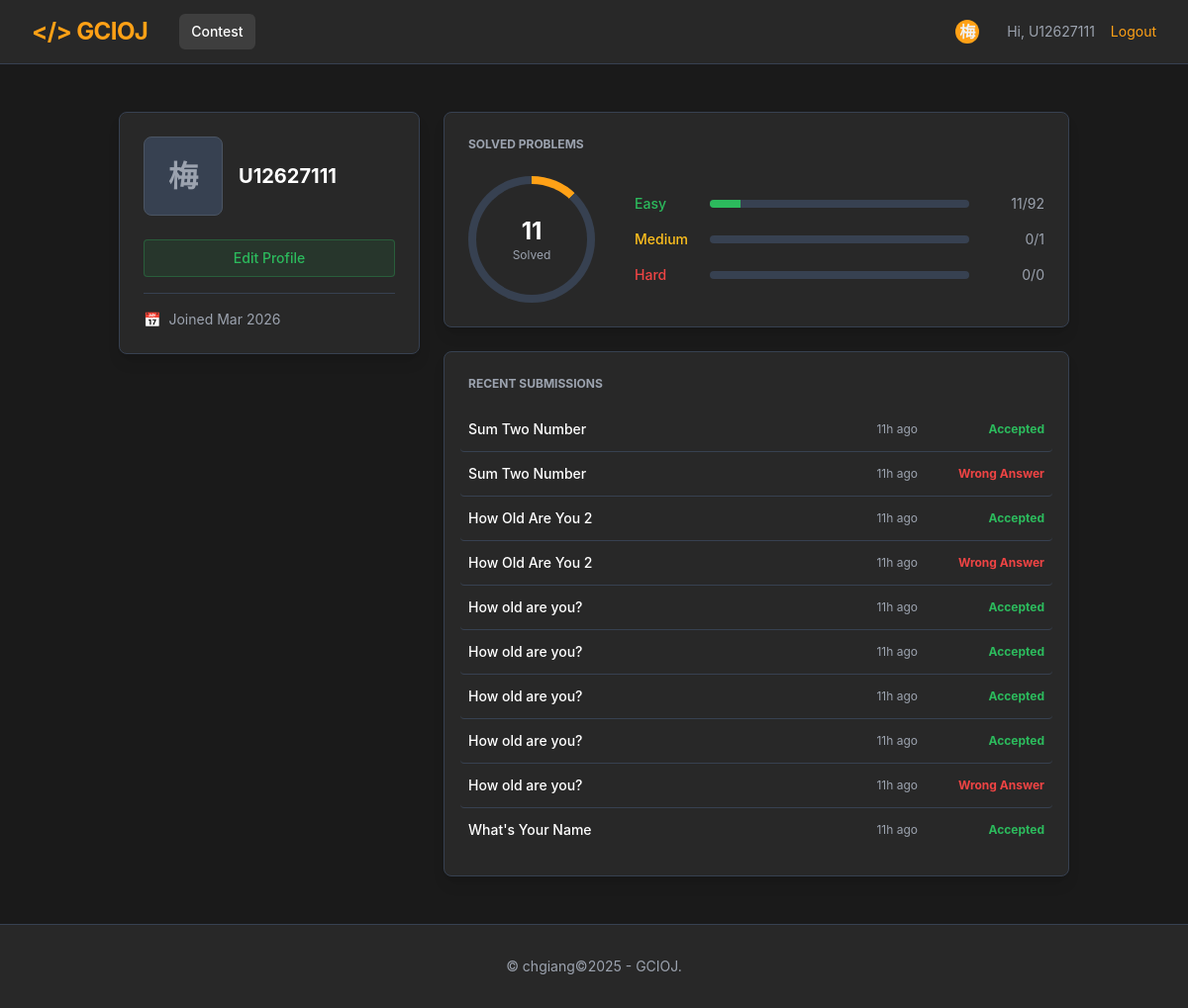
Page /GCIOJ/profile.php (signed in) on the committed database.
### tables this page shows
CREATE TABLE `student` (
  `id` int NOT NULL,
  `student_id` varchar(50) NOT NULL,
  `password` varchar(20) NOT NULL DEFAULT 'pass',
  `name` varchar(100) DEFAULT NULL,
  `english_name` varchar(100) DEFAULT NULL,
  `class` varchar(50) DEFAULT NULL
);

CREATE TABLE `submission` (
  `id` int NOT NULL,
  `student_id` int DEFAULT NULL,
  `contest_id` int DEFAULT NULL,
  `problem_id` int DEFAULT NULL,
  `language` varchar(20) NOT NULL,
  `status` enum('Pending','Accepted','Wrong Answer','Time Limit Exceeded','Compile Error') DEFAULT 'Pending',
  `score` int DEFAULT NULL,
  `count_cheat` int NOT NULL DEFAULT '0',
  `created_at` timestamp NOT NULL DEFAULT CURRENT_TIMESTAMP
);

CREATE TABLE `problem` (
  `id` int NOT NULL,
  `code` varchar(20) NOT NULL,
  `leetcode_id` varchar(50) DEFAULT NULL,
  `leetcode_link` varchar(255) DEFAULT NULL,
  `title` varchar(255) DEFAULT NULL,
  `input_type` varchar(10) NOT NULL DEFAULT 'arr',
  `output_type` enum('screen','value') NOT NULL DEFAULT 'value',
  `grading_type` enum('algorithm','test') NOT NULL,
  `description` text,
  `level` enum('Easy','Medium','Hard') DEFAULT 'Easy',
  `time_limit_ms` int DEFAULT '1000',
  `memory_limit_mb` int DEFAULT '256',
  `tag` varchar(255) DEFAULT NULL,
  `forbidden_keyword` text NOT NULL
);

### GCIOJ/db.php (called while the page is built, shortened)
<?php
class DB
{
    private static $pdo = null;
    public static function connect()
    {
        if (self::$pdo === null) {
            try {
                $host = DB_HOST;
                $db = DB_NAME;
                $user = DB_USER;
                $pass = DB_PASS;
                $charset = 'utf8mb4';
                $dsn = "mysql:host=$host;dbname=$db;charset=$charset";
                self::$pdo = new PDO($dsn, $user, $pass, [
                    PDO::ATTR_ERRMODE => PDO::ERRMODE_EXCEPTION,
                    PDO::ATTR_DEFAULT_FETCH_MODE => PDO::FETCH_ASSOC
                ]);
            }
            catch (PDOException $e) {
                die("DB Connection Error: " . $e->getMessage());
            }
        }
        return self::$pdo;
    }
}
?>

### GCIOJ/student.php (called while the page is built, shortened)
<?php
require_once 'db.php';
class student {
    public static function getByStudentId($student_id) {
        $stmt = DB::connect()->prepare("SELECT * FROM student WHERE student_id = ?");
        $stmt->execute([$student_id]);
        return $stmt->fetch();
    }
}
?>

### GCIOJ/problem.php (called while the page is built, shortened)
<?php
require_once 'db.php';
class Problem {
    public static function getCountsByLevel() {
        $db = DB::connect();
        $sql = "SELECT level, COUNT(*) as cnt FROM problem GROUP BY level";
        return $db->query($sql)->fetchAll(PDO::FETCH_KEY_PAIR);
    }
}
?>

### GCIOJ/submission.php (called while the page is built, shortened)
<?php
require_once 'db.php';
class Submission {
    public static function getSolvedStats($studentId) {
        $db = DB::connect();
        $sql = "SELECT p.level, COUNT(DISTINCT s.problem_id)
                FROM submission s
                JOIN problem p ON s.problem_id = p.id
                WHERE s.student_id = ? AND s.status = 'Accepted'
                GROUP BY p.level";
        $stmt = $db->prepare($sql);
        $stmt->execute([$studentId]);
        return $stmt->fetchAll(PDO::FETCH_KEY_PAIR);
    }
    public static function getRecent($studentId, $limit = 10) {
        $db = DB::connect();
        $sql = "SELECT s.*, p.title, p.code
                FROM submission s
                JOIN problem p ON s.problem_id = p.id
                WHERE s.student_id = ?
                ORDER BY s.id DESC
                LIMIT $limit";
        $stmt = $db->prepare($sql);
        $stmt->execute([$studentId]);
        return $stmt->fetchAll();
    }
}
?>

### GCIOJ/profile.php (the view, shortened to what this page needs)
<?php
require_once 'student.php';
require_once 'submission.php';
require_once 'problem.php';
if (isset($_GET['id'])) {
    $targetId = $_GET['id'];
} elseif (isset($_SESSION['student_id'])) {
    $targetId = $_SESSION['student_id'];
} else {
    header("Location: login.php");
    exit;
}
$student = Student::getByStudentId($targetId);
$totalProblems = Problem::getCountsByLevel();
$userSolved    = Submission::getSolvedStats($student['id']);
$recentSubs    = Submission::getRecent($student['id'], 10);
function getVal($arr, $key) { return isset($arr[$key]) ? $arr[$key] : 0; }
$solvedEasy  = getVal($userSolved, 'Easy');
$solvedMed   = getVal($userSolved, 'Medium');
$solvedHard  = getVal($userSolved, 'Hard');
$totalSolved = $solvedEasy + $solvedMed + $solvedHard;
$totalEasy   = getVal($totalProblems, 'Easy');
$totalMed    = getVal($totalProblems, 'Medium');
$totalHard   = getVal($totalProblems, 'Hard');
$globalTotal = $totalEasy + $totalMed + $totalHard;
$easyPct  = ($totalEasy > 0)   ? ($solvedEasy / $totalEasy) * 100 : 0;
$totalPct = ($globalTotal > 0) ? ($totalSolved / $globalTotal) * 100 : 0;
function time_elapsed_string($datetime) {
    $now = new DateTime;
    $ago = new DateTime($datetime);
    $diff = $now->diff($ago);
    if ($diff->h > 0) return $diff->h . 'h ago';
    return 'Just now';
}
?>
<!DOCTYPE html>
<html lang="en" class="dark">
<head>
    <script src="https://cdn.tailwindcss.com"></script>
</head>
<body class="bg-dark-bg text-dark-text font-sans min-h-screen flex flex-col">
    <?php include_once 'nav.php'; ?>
    <main class="flex-grow max-w-5xl mx-auto px-4 sm:px-6 lg:px-8 py-12 w-full">
        <div class="grid grid-cols-1 md:grid-cols-3 gap-6">
            <div class="bg-dark-surface p-6 rounded-lg border border-gray-700 h-fit shadow-lg">
                <div class="flex items-center gap-4 mb-6">
                    <div class="w-20 h-20 rounded-lg bg-gray-700 flex items-center justify-center text-3xl font-bold text-gray-400 border border-gray-600">
                         <?= htmlspecialchars(mb_substr($student['name'], 0, 1, "UTF-8")) ?>
                    </div>
                    <div>
                        <h2 class="text-xl font-bold text-white"><?= htmlspecialchars($student['student_id']) ?></h2>
                    </div>
                </div>
                <?php if(isset($_SESSION['student_id']) && $_SESSION['student_id'] == $student['student_id']): ?>
                    <button class="w-full py-2 mb-4 bg-brand-green/10 text-brand-green border border-brand-green/30 rounded hover:bg-brand-green/20 transition text-sm font-medium">
                        Edit Profile
                    </button>
                <?php endif; ?>
                <div class="border-t border-gray-700 pt-4 space-y-3 text-sm text-dark-muted">
                    <div class="flex items-center gap-2">
                        <span>📅</span> Joined <?= date("M Y", strtotime($student['created_at'] ?? 'now')) ?>
                    </div>
                </div>
            </div>
            <div class="md:col-span-2 space-y-6">
                <div class="bg-dark-surface p-6 rounded-lg border border-gray-700 shadow-lg">
                    <h3 class="font-bold text-dark-muted uppercase text-xs mb-6">Solved Problems</h3>
                    <div class="flex flex-col sm:flex-row items-center gap-10">
                        <div class="relative w-32 h-32 rounded-full flex items-center justify-center"
                             style="background: conic-gradient(#ffa116 <?= $totalPct ?>%, #374151 0%);">
                            <div class="absolute w-28 h-28 bg-dark-surface rounded-full flex flex-col items-center justify-center">
                                <span class="text-2xl font-bold text-white"><?= $totalSolved ?></span>
                                <div class="text-xs text-dark-muted">Solved</div>
                            </div>
                        </div>
                        <div class="flex-1 w-full space-y-4">
                            <div class="flex items-center justify-between text-sm">
                                <span class="text-brand-green w-16 font-medium">Easy</span>
                                <div class="flex-1 mx-3 h-2 bg-gray-700 rounded-full overflow-hidden">
                                    <div class="h-full bg-brand-green transition-all duration-1000" style="width: <?= $easyPct ?>%"></div>
                                </div>
                                <span class="text-dark-muted w-16 text-right"><?= $solvedEasy ?>/<?= $totalEasy ?></span>
                            </div>
                            <div class="flex items-center justify-between text-sm">
                                <span class="text-brand-yellow w-16 font-medium">Medium</span>
                                <div class="flex-1 mx-3 h-2 bg-gray-700 rounded-full overflow-hidden">
                                </div>
                                <span class="text-dark-muted w-16 text-right"><?= $solvedMed ?>/<?= $totalMed ?></span>
                            </div>
                            <div class="flex items-center justify-between text-sm">
                                <span class="text-brand-red w-16 font-medium">Hard</span>
                                <div class="flex-1 mx-3 h-2 bg-gray-700 rounded-full overflow-hidden">
                                </div>
                                <span class="text-dark-muted w-16 text-right"><?= $solvedHard ?>/<?= $totalHard ?></span>
                            </div>
                        </div>
                    </div>
                </div>
                <div class="bg-dark-surface p-6 rounded-lg border border-gray-700 shadow-lg">
                    <h3 class="font-bold text-dark-muted uppercase text-xs mb-4">Recent Submissions</h3>
                    <div class="space-y-0">
                        <?php if (count($recentSubs) > 0): ?>
                            <?php foreach ($recentSubs as $sub):
                                $statusLower = strtolower($sub['status']);
                                if (strpos($statusLower, 'accepted') !== false) {
                                    $statusColor = 'text-brand-green';
                                } elseif (strpos($statusLower, 'pass') !== false) {
                                    $statusColor = 'text-brand-green';
                                } elseif (strpos($statusLower, 'wrong') !== false) {
                                    $statusColor = 'text-brand-red';
                                } elseif (strpos($statusLower, 'compile') !== false) {
                                    $statusColor = 'text-brand-yellow';
                                } else {
                                    $statusColor = 'text-gray-400';
                                }
                                $statusText = ucfirst($sub['status']);
                            ?>
                            <div class="flex justify-between items-center text-sm border-b border-gray-700 py-3 last:border-0 hover:bg-dark-hover px-2 -mx-2 rounded transition">
                                <a href="solve_problem.php?code=<?= $sub['code'] ?>" class="font-medium text-white hover:text-brand-orange transition">
                                    <?= htmlspecialchars($sub['title']) ?>
                                </a>
                                <div class="flex items-center gap-4">
                                    <span class="text-dark-muted text-xs hidden sm:block">
                                        <?= time_elapsed_string($sub['created_at']) ?>
                                    </span>
                                    <span class="<?= $statusColor ?> font-bold text-xs w-28 text-right">
                                        <?= $statusText ?>
                                    </span>
                                </div>
                            </div>
                            <?php endforeach; ?>
                        <?php else: ?>
                            <div class="text-dark-muted text-sm py-4 text-center">No submissions yet.</div>
                        <?php endif; ?>
                    </div>
                </div>
            </div>
        </div>
    </main>
    <?php include 'footer.php'; ?>
</body>
</html>

### rows in the picture
student: name "梅", student "U12627111"
submission: problem.title "Sum Two Number", created_at "11h ago", status "Accepted"
submission: problem.title "Sum Two Number", created_at "11h ago", status "Wrong Answer"
submission: problem.title "How Old Are You 2", created_at "11h ago", status "Accepted"
submission: problem.title "How Old Are You 2", created_at "11h ago", status "Wrong Answer"
submission: problem.title "How old are you?", created_at "11h ago", status "Accepted"
submission: problem.title "How old are you?", created_at "11h ago", status "Accepted"
submission: problem.title "How old are you?", created_at "11h ago", status "Accepted"
submission: problem.title "How old are you?", created_at "11h ago", status "Accepted"
submission: problem.title "How old are you?", created_at "11h ago", status "Wrong Answer"
submission: problem.title "What's Your Name", created_at "11h ago", status "Accepted"

### other values in the picture
mb_substr($_SESSION['name'], 0, 1, "UTF-8") "梅"
$_SESSION['student_id'] "U12627111"
date("M Y", strtotime($student['created_at'] ?? 'now')) "Mar 2026"
$totalSolved "11"
$solvedEasy "11"
$totalEasy "92"
$solvedMed "0"
$totalMed "1"
$solvedHard "0"
$totalHard "0"
